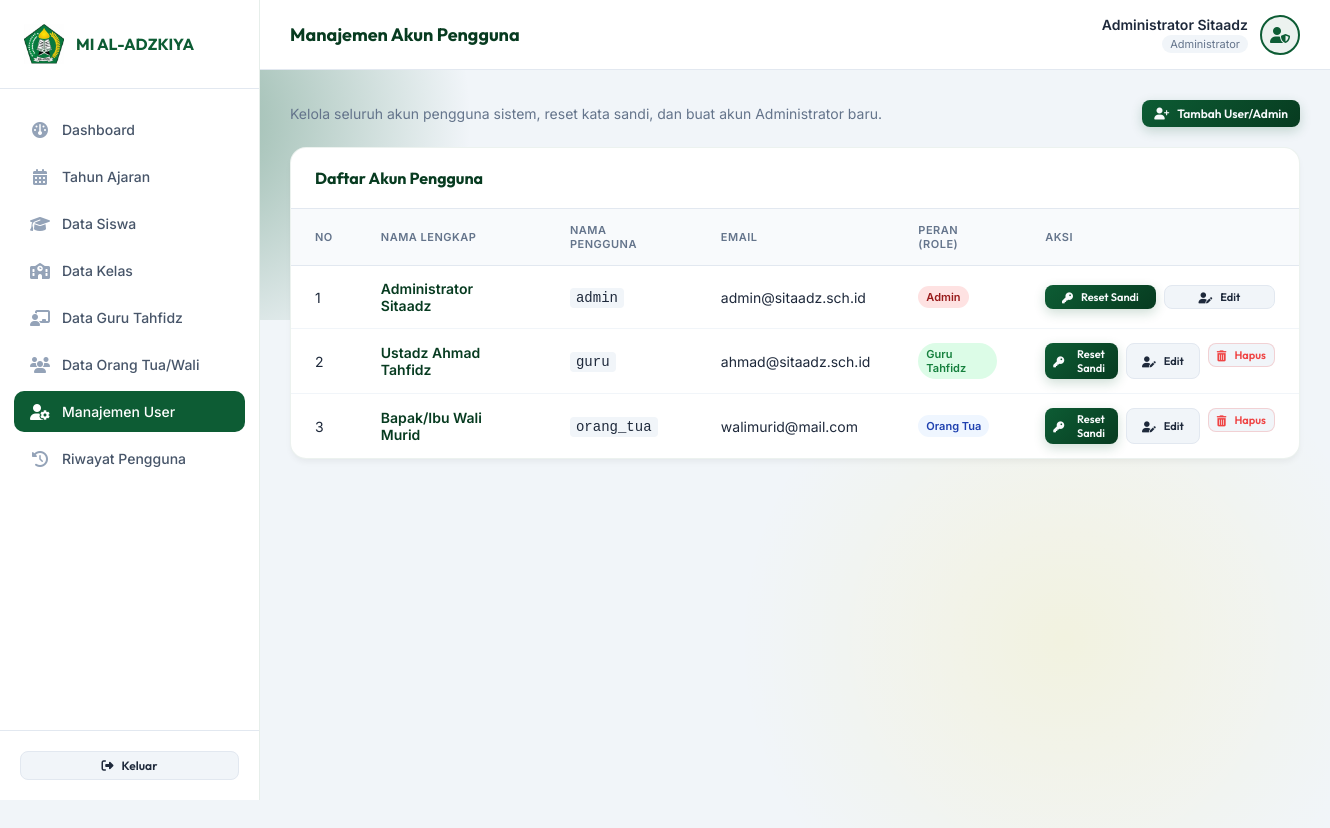
/admin/user_management.php (signed in), run on the app's committed database.
### tables this page shows
CREATE TABLE users (
    id INT AUTO_INCREMENT PRIMARY KEY,
    username VARCHAR(50) NOT NULL UNIQUE,
    password VARCHAR(255) NOT NULL,
    nama_lengkap VARCHAR(100) NOT NULL,
    email VARCHAR(100) NOT NULL,
    role ENUM('admin', 'guru_tahfidz', 'orang_tua') NOT NULL,
    security_question VARCHAR(255) NOT NULL,
    security_answer VARCHAR(255) NOT NULL,
    created_at TIMESTAMP DEFAULT CURRENT_TIMESTAMP
);

### admin/user_management.php (the view, shortened to what this page needs)
<?php
require_once 'header.php';
$list_users = [];
try {
    $list_users = $pdo->query("SELECT id, username, nama_lengkap, email, role, created_at FROM users ORDER BY role ASC, username ASC")->fetchAll();
} catch (\PDOException $e) {
    $error = 'Gagal memuat daftar pengguna.';
}
?>
<div style="margin-bottom: 20px; display: flex; justify-content: space-between; align-items: center;">
    <div>
        <p style="font-size: 14px; color: var(--text-muted);">Kelola seluruh akun pengguna sistem, reset kata sandi, dan buat akun Administrator baru.</p>
    </div>
    <button onclick="showAddModal()" class="btn btn-primary btn-sm" style="width: auto;">
        <i class="fa-solid fa-user-plus"></i> Tambah User/Admin
    </button>
</div>
<div class="admin-card-table">
    <div class="admin-card-header">
        <h2>Daftar Akun Pengguna</h2>
    </div>
    <div class="table-responsive">
        <table class="table-admin">
            <thead>
                <tr>
                    <th>No</th>
                    <th>Nama Lengkap</th>
                    <th>Nama Pengguna</th>
                    <th>Email</th>
                    <th>Peran (Role)</th>
                    <th>Aksi</th>
                </tr>
            </thead>
            <tbody>
                <?php $no = 1; foreach ($list_users as $u): ?>
                    <tr>
                        <td><?php echo $no++; ?></td>
                        <td style="font-weight: 600; color: var(--primary-dark);"><?php echo htmlspecialchars($u['nama_lengkap']); ?></td>
                        <td><span style="font-family: monospace; background-color: #f1f5f9; padding: 2px 6px; border-radius: 4px;"><?php echo htmlspecialchars($u['username']); ?></span></td>
                        <td><?php echo htmlspecialchars($u['email'] ?? '-'); ?></td>
                        <td>
                            <?php if ($u['role'] === 'admin'): ?>
                                <span class="badge-status" style="background-color: #fee2e2; color: #991b1b;">Admin</span>
                            <?php elseif ($u['role'] === 'guru_tahfidz'): ?>
                                <span class="badge-status badge-active">Guru Tahfidz</span>
                            <?php else: ?>
                                <span class="badge-status" style="background-color: #eff6ff; color: #1e40af;">Orang Tua</span>
                            <?php endif; ?>
                        </td>
                        <td>
                            <div class="action-buttons">
                                <button class="btn btn-primary btn-sm btn-reset-sandi"
                                        style="background-color: #ca8a04; padding: 4px 8px; font-size: 11px;"
                                        data-id="<?php echo $u['id']; ?>"
                                        data-username="<?php echo htmlspecialchars($u['username'], ENT_QUOTES); ?>">
                                    <i class="fa-solid fa-key"></i> Reset Sandi
                                </button>
                                <button class="btn btn-secondary btn-sm btn-edit-user"
                                        style="padding: 4px 8px; font-size: 11px;"
                                        data-id="<?php echo $u['id']; ?>"
                                        data-nama="<?php echo htmlspecialchars($u['nama_lengkap'], ENT_QUOTES); ?>"
                                        data-email="<?php echo htmlspecialchars($u['email'] ?? '', ENT_QUOTES); ?>">
                                    <i class="fa-solid fa-user-pen"></i> Edit
                                </button>
                                <?php if ($u['id'] !== intval($_SESSION['user_id'])): ?>
                                    <form action="user_management.php" method="POST" style="display:inline;" onsubmit="return confirm('Apakah Anda yakin ingin menghapus user ini? Semua data profil terkait akan terhapus.');">
                                        <button type="submit" class="btn btn-secondary btn-sm" style="color: var(--error-color); border-color: rgba(239, 68, 68, 0.2); padding: 4px 8px; font-size: 11px;">
                                            <i class="fa-solid fa-trash-can"></i> Hapus
                                        </button>
                                    </form>
                                <?php endif; ?>
                            </div>
                        </td>
                    </tr>
                <?php endforeach; ?>
            </tbody>
        </table>
    </div>
</div>
</main>
</div>
</div>
</body>
</html>

### assets/css/style.css (style rules this page uses)
:root { --primary-color: #0d5c34; --primary-light: #15804c; --primary-dark: #073b20; --accent-color: #ffd700; --accent-dark: #ccab00; --accent-glow: rgba(255, 215, 0, 0.35); --bg-dark: #0a140f; --text-main: #1e293b; --text-muted: #64748b; --text-light: #f8fafc; --card-bg: #ffffff; --card-border: rgba(13, 92, 52, 0.15); --error-color: #ef4444; --success-color: #10b981; --transition-speed: 0.3s; --font-heading: 'Outfit', sans-serif; --font-body: 'Inter', sans-serif; }
* { margin: 0; padding: 0; box-sizing: border-box; }
body { font-family: var(--font-body); background-color: var(--bg-dark); color: var(--text-main); min-height: 100vh; display: flex; justify-content: center; align-items: center; overflow-x: hidden; position: relative; }
body::before { content: ''; position: absolute; top: -10%; left: -10%; width: 50%; height: 50%; background: radial-gradient(circle, rgba(13, 92, 52, 0.4) 0%, transparent 70%); z-index: -1; pointer-events: none; }
body::after { content: ''; position: absolute; bottom: -10%; right: -10%; width: 60%; height: 60%; background: radial-gradient(circle, rgba(255, 215, 0, 0.1) 0%, transparent 70%); z-index: -1; pointer-events: none; }
.btn { width: 100%; padding: 14px; border: none; border-radius: 12px; font-family: var(--font-heading); font-size: 15px; font-weight: 600; cursor: pointer; transition: all var(--transition-speed); display: inline-flex; justify-content: center; align-items: center; gap: 8px; text-decoration: none; }
.btn-primary { background: linear-gradient(135deg, var(--primary-color) 0%, var(--primary-dark) 100%); color: var(--text-light); box-shadow: 0 4px 12px rgba(13, 92, 52, 0.2); }
.btn-secondary { background-color: #f1f5f9; color: var(--text-main); border: 1.5px solid #e2e8f0; }
.admin-body { background-color: #f1f5f9; color: var(--text-main); display: block; min-height: 100vh; overflow-x: hidden; }
.admin-card-table { background-color: #ffffff; border: 1px solid rgba(13, 92, 52, 0.08); border-radius: 16px; box-shadow: 0 4px 6px -1px rgba(0, 0, 0, 0.05); margin-bottom: 30px; overflow: hidden; }
.admin-card-header { padding: 20px 24px; border-bottom: 1px solid #e2e8f0; display: flex; justify-content: space-between; align-items: center; flex-wrap: wrap; gap: 15px; }
.admin-card-header h2 { font-family: var(--font-heading); font-size: 16px; font-weight: 700; color: var(--primary-dark); }
.table-responsive { width: 100%; overflow-x: auto; }
.table-admin { width: 100%; border-collapse: collapse; text-align: left; font-size: 14px; }
.table-admin th { background-color: #f8fafc; color: var(--text-muted); font-weight: 600; padding: 14px 24px; border-bottom: 1px solid #e2e8f0; text-transform: uppercase; font-size: 11px; letter-spacing: 0.5px; }
.table-admin td { padding: 14px 24px; border-bottom: 1px solid #f1f5f9; color: var(--text-main); }
.table-admin tr:last-child td { border-bottom: none; }
.badge-status { display: inline-block; padding: 4px 8px; font-size: 11px; font-weight: 600; border-radius: 20px; }
.badge-active { background-color: #dcfce7; color: #15803d; }
.btn-sm { padding: 6px 12px; font-size: 12px; border-radius: 8px; }
.action-buttons { display: flex; gap: 8px; }

### data on the page
users: nama_lengkap "Administrator Sitaadz", username "admin", email "admin@sitaadz.sch.id", role "Admin"
users: nama_lengkap "Ustadz Ahmad Tahfidz", username "guru", email "ahmad@sitaadz.sch.id", role "Guru Tahfidz"
users: nama_lengkap "Bapak/Ibu Wali Murid", username "orang_tua", email "walimurid@mail.com", role "Orang Tua"

### other printed values
$nama_admin "Administrator Sitaadz"
